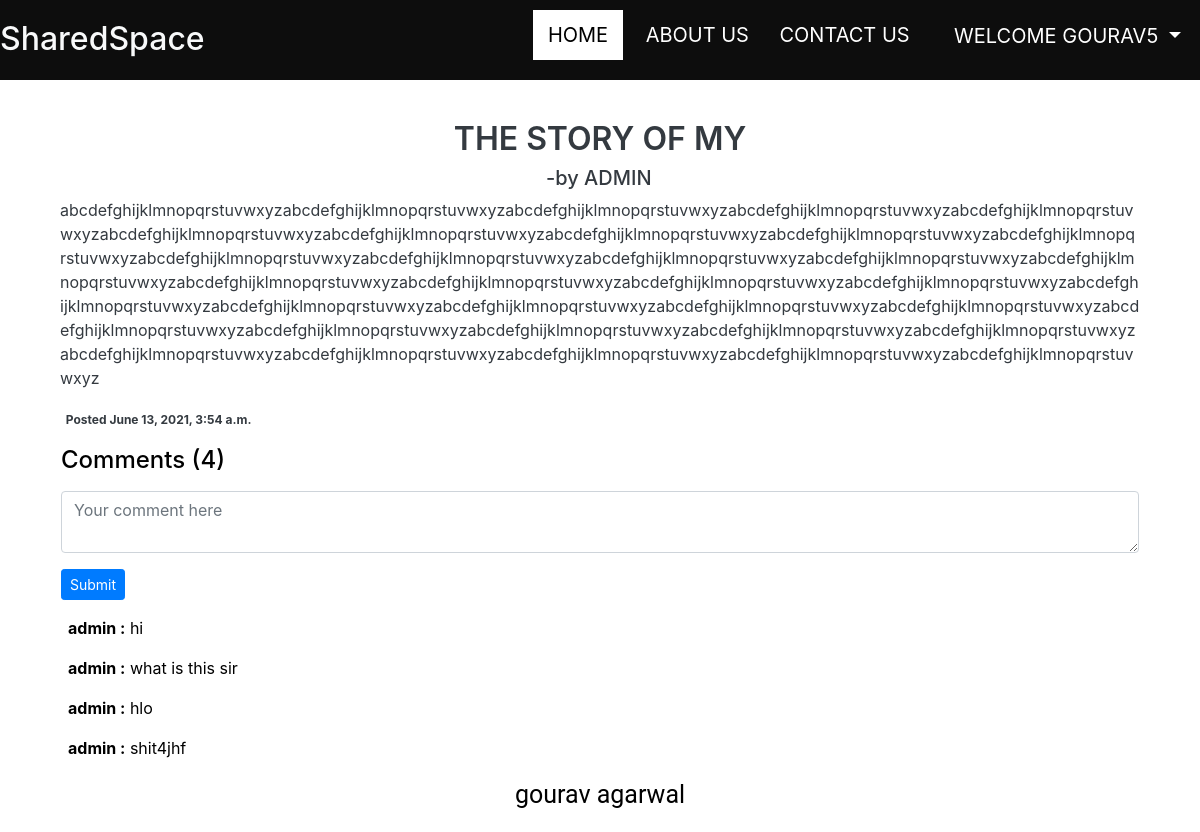
Screenshot of /allblogs/the-story-of-my (signed in) with the database file from the repository.
### myweb1/models.py (models this page shows, shortened)
class post(models.Model):
    slno=models.BigAutoField(primary_key=True)
    title=models.CharField(max_length=100)
    content=RichTextField(blank=True,null=True)
    user=models.ForeignKey(User,on_delete=models.CASCADE,null=True)
    author=models.CharField(max_length=50)
    postslug=models.CharField(max_length=200)
    timestamp=models.DateTimeField(blank=True)

class comments(models.Model):
    idno=models.BigAutoField(primary_key=True)
    comment=models.TextField()
    user=models.ForeignKey(User,on_delete=models.CASCADE)
    post=models.ForeignKey(post,on_delete=models.CASCADE)
    parent=models.ForeignKey('self',on_delete=models.CASCADE,null=True)
    timestamp=models.DateTimeField(default=now)

### myweb1/views.py (the view)
# urls.py: path("allblogs/<str:slug>",views.postview),
def postview(request,slug):
    postshow=post.objects.filter(postslug=slug).first()
    comment=comments.objects.filter(post=postshow)
    if (postshow==None):
        return redirect("/allblogs")
    context={"postshow":postshow,"comments":comment}
    return  render(request, "postview.html",context)

### templates/postview.html (shortened to what this page needs)
{% extends "index.html" %}
{% load static %}
{% block homeactive %}class="active"{% endblock homeactive %}
{% block body %}
<div class="container">
    <div class="col-md-12 my-3">
    <div class="container">
        <h1 class="text-dark">{{postshow.title}}</h1>
        </div>
        <a href="/home/profile/{{postshow.user}}" class="textauthor"><h5 class="text-dark ">-by {{postshow.author | upper}}</h5></a>
        <p class="text-dark width">{{postshow.content | safe }}</p>
        </div>
        <div>
    <span class="badge text-dark mx-3">Posted {{postshow.timestamp}}</span>
    </div>
    </div>
    <div class="container">
        <h4 class="mx-3 my-3">Comments ({{comments.count}})</h4>
        {%  if not request.user.is_anonymous %}
        <form action="/postcomment" method="POST">
              <div class="form-group mx-3">
                <textarea class="form-control row-7" id="comment" aria-describedby="emailHelp" placeholder="Your comment here" name='comment'required></textarea>
              </div>
              <button type="submit" class="btn btn-primary btn-sm mx-3">Submit</button>
            </form>
        {% endif %}
        {% for comment in comments %}
            <div class="col-md-12 mx-2 my-3">
               <b> {{comment.user}} :</b> {{comment.comment}}
            </div>
        {% endfor %}
    </div>
{% endblock body %}

### templates/index.html (shortened to what this page needs)
<!DOCTYPE html>
<html lang="en">
  <head>
{% load static %}
<link rel="stylesheet" href="https://cdnjs.cloudflare.com/ajax/libs/font-awesome/4.7.0/css/font-awesome.min.css">
<link href="//maxcdn.bootstrapcdn.com/bootstrap/4.0.0/css/bootstrap.min.css" rel="stylesheet" id="bootstrap-css">
    <link rel="stylesheet "  href= "{% static 'style.css' %}">
  </head>
  <body>
<header>
<div id="nav-bar" >
<ul>
<a href="/home"><li {% block homeactive %}{% endblock homeactive %}>HOME</li></a>
<a href="/aboutus/"><li {% block aboutactive %}{% endblock aboutactive %}>ABOUT US</li></a>
<a href="/contact/"><li {% block contactusactive %}{% endblock contactusactive %}>CONTACT US</li></a>
{%  if request.user.is_anonymous %}
<a href="/first/"><li {% block loginactive %}{% endblock loginactive %}>LOGIN</li></a>
<a href="/signup/"><li {% block signupactive %}{% endblock signupactive %} >SIGNUP</li></a>
{% else %}
<li class="welcome pl-0 pr-0 "></li><button class=" buttonc btn btn-none dropdown-toggle btn-lg pt-1" type="button" id="dropdownMenuButton" data-toggle="dropdown" aria-haspopup="true" aria-expanded="false">
 WELCOME {{request.user.username| upper }}
</button>
{% endif %}
</ul>
</div>
</header>
{% block body %}
{% endblock body %}
<footer class="my-3">gourav agarwal</footer>
  </body>
</html>

### myweb1/static/style.css (style rules this page uses)
body { width:100%; background-color:white !important; background-position:center; background-size:cover; color:black; max-width:100%; }
#nav-bar { height: 80px; width: 100%; background-color: #0d0d0d; }
#nav-bar ul { padding:0px 2px; float:right; margin-top:5px; color:white; }
ul li { color:white; cursor:pointer; margin:5px; padding:10px 8px; font-size:20px; list-style:none; display:inline-block; }
.textauthor { margin-left: 45% !important; }
.buttonc { background-color: transparent !important; color: white !important; margin: 0px !important; }
.active { padding:10px 15px; background-color:white; color:black; }
a { color: #92badd; display:inline-block; text-decoration: none; font-weight: 400; }
h1 { text-align: center; font-size: 32px; font-weight: 600; text-transform: uppercase; color:black; }
.width { word-wrap: break-word !important; }
footer { position:unset; bottom:0px; width:100%; height:40px; font-size:25px; background:white; color:black; text-align:center; margin-bottom:0px; padding:10px,0px; font-family:'Roboto'; }

### rows the page displays
post: title "THE STORY OF MY", author "ADMIN", content "abcdefghijklmnopqrstuvwxyzabcdefghijklmnopqrstuvwxyzabcdefghijklmnopqrstuvwxyzabcdefghijklmnopqrstuvwxyzabcdefghijklmnopqrstuvwxyzabcdefghijklmnopqrstuvwxyzabcdefghijklmnopqrstuvwxyzabcdefghijklmnopqrstuvwxyzabcdefghijklmnopqrstuvwxyzabcdefghijklmnopqrstuvwxyzabcdefghijklmnopqrstuvwxyzabcdefghijklmnopqrstuvwxyzabcdefghijklmnopqrstuvwxyzabcdefghijklmnopqrstuvwxyzabcdefghijklmnopqrstuvwxyzabcdefghijklmnopqrstuvwxyzabcdefghijklmnopqrstuvwxyzabcdefghijklmnopqrstuvwxyzabcdefghijklmnopqrstuvwxyzabcdefghijklmnopqrstuvwxyzabcdefghijklmnopqrstuvwxyzabcdefghijklmnopqrstuvwxyzabcdefghijklmnopqrstuvwxyzabcdefghijklmnopqrstuvwxyzabcdefghijklmnopqrstuvwxyzabcdefghijklmnopqrstuvwxyzabcdefghijklmnopqrstuvwx…", timestamp "June 13, 2021, 3:54 a.m."
comments: user "admin", comment "hi"
comments: user "admin", comment "what is this sir"
comments: user "admin", comment "hlo"
comments: user "admin", comment "shit4jhf"

### other values shown
{{ request.user.username| upper }} "GOURAV5"
{{ comments.count }} "4"
